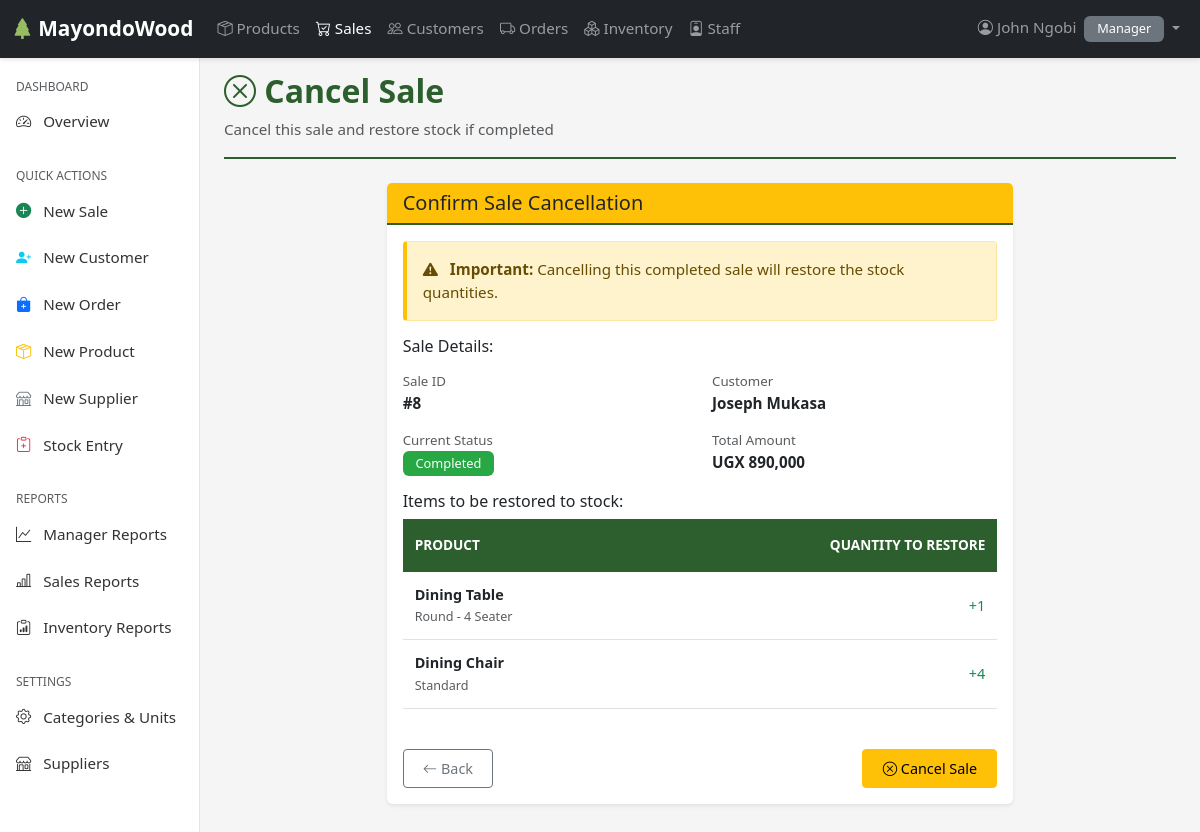
The app's page /sales/8/cancel/ (signed in) with its own data.
### users/models.py (models this page shows, shortened)
class Employee(AbstractUser):
    ROLES = [
        ('SALES', 'Sales'),
        ('INVENTORY', 'Inventory'),
        ('MANAGER', 'Manager'),
    ]
    role = models.CharField(max_length=20, choices=ROLES)
    phone = models.CharField(max_length=15, blank=True, null=True)
    address = models.TextField(blank=True, null=True)
    is_active = models.BooleanField(default=True)
    created_at = models.DateTimeField(auto_now_add=True)
    updated_at = models.DateTimeField(auto_now=True)
    class Meta:
        ordering = ['-date_joined']
        verbose_name = 'Employee'
        verbose_name_plural = 'Employees'

### sales/models.py (models this page shows, shortened)
class Sale(models.Model):
    STATUS_CHOICES = [
        ('PENDING', 'Pending'),
        ('COMPLETED', 'Completed'),
        ('CANCELLED', 'Cancelled'),
    ]
    PAYMENT_METHODS = [
        ('CASH', 'Cash'),
        ('MOBILE_MONEY', 'Mobile Money'),
        ('BANK_TRANSFER', 'Bank Transfer'),
        ('CARD', 'Card Payment'),
    ]
    customer = models.ForeignKey(
        Customer,
        on_delete=models.PROTECT,
        related_name='sales'
    )
    sale_date = models.DateTimeField(auto_now_add=True)
    created_by = models.ForeignKey(
        Employee,
        on_delete=models.SET_NULL,
        null=True,
        related_name='sales_created'
    )
    status = models.CharField(
        max_length=20,
        choices=STATUS_CHOICES,
        default='PENDING'
    )
    payment_method = models.CharField(
        max_length=20,
        choices=PAYMENT_METHODS,
        default='CASH'
    )
    delivery_required = models.BooleanField(
        default=False,
        help_text="Check if customer needs delivery"
    )
    delivery_fee = models.PositiveIntegerField(
        default=0,
        help_text="Automatically calculated as 5% of subtotal if delivery is required (in UGX)"
    )
    notes = models.TextField(blank=True, null=True)
    created_at = models.DateTimeField(auto_now_add=True)
    updated_at = models.DateTimeField(auto_now=True)
    class Meta:
        ordering = ['-sale_date']
        verbose_name = 'Sale'
        verbose_name_plural = 'Sales'
    def calculate_subtotal(self):
        return sum(item.total_price() for item in self.items.all())
    @property
    def subtotal(self):
        """Subtotal of all items (without delivery fee) in UGX"""
        return self.calculate_subtotal()
    @property
    def total(self):
        return self.calculate_subtotal() + self.delivery_fee

class Customer(models.Model):
    first_name = models.CharField(max_length=50)
    last_name = models.CharField(max_length=50)
    email = models.EmailField(blank=True, null=True)
    phone = models.CharField(max_length=15, blank=True, null=True)
    address = models.TextField(blank=True, null=True)
    is_active = models.BooleanField(default=True)
    created_at = models.DateTimeField(auto_now_add=True)
    updated_at = models.DateTimeField(auto_now=True)
    class Meta:
        ordering = ['last_name', 'first_name']
        verbose_name = 'Customer'
        verbose_name_plural = 'Customers'
    @property
    def full_name(self):
        return f'{self.first_name} {self.last_name}'

class SaleItem(models.Model):
    sale = models.ForeignKey(
        Sale,
        related_name='items',
        on_delete=models.CASCADE
    )
    product_variant = models.ForeignKey(
        ProductVariant,
        on_delete=models.PROTECT,
        related_name='sale_items'
    )
    quantity = models.PositiveIntegerField(
        validators=[MinValueValidator(1)]
    )
    unit_price = models.PositiveIntegerField(
        validators=[MinValueValidator(1)],
        help_text="Price per unit at time of sale (in UGX)"
    )
    discount_percentage = models.DecimalField(
        max_digits=5,
        decimal_places=2,
        default=Decimal('0.00'),
        validators=[MinValueValidator(Decimal('0.00'))],
        help_text="Discount percentage (0-99.99)"
    )
    created_at = models.DateTimeField(auto_now_add=True)
    updated_at = models.DateTimeField(auto_now=True)
    class Meta:
        ordering = ['sale', 'id']
        verbose_name = 'Sale Item'
        verbose_name_plural = 'Sale Items'
    @property
    def subtotal(self):
        return self.quantity * self.unit_price
    @property
    def discount_amount(self):
        discount = float(self.subtotal) * (float(self.discount_percentage) / 100)
        return int(round(discount))
    def total_price(self):
        return self.subtotal - self.discount_amount

### products/models.py (models this page shows, shortened)
class ProductVariant(models.Model):
    product = models.ForeignKey(Product, on_delete=models.CASCADE, related_name='variants')
    variant_name = models.CharField(max_length=100)
    price = models.IntegerField(default=0)
    stock_quantity = models.PositiveIntegerField(default=0)
    reorder_level = models.PositiveIntegerField(default=5)
    is_active = models.BooleanField(default=True)
    created_at = models.DateTimeField(auto_now_add=True)
    updated_at = models.DateTimeField(auto_now=True)
    class Meta:
        ordering = ['product__name', 'variant_name']
        unique_together = [['product', 'variant_name']]

class Product(models.Model):
    name = models.CharField(max_length=100)
    category = models.ForeignKey(Category, on_delete=models.PROTECT, related_name='products')
    unit = models.ForeignKey(Unit, on_delete=models.PROTECT, related_name='products')
    supplier = models.ForeignKey('orders.Supplier', on_delete=models.SET_NULL, null=True, blank=True, related_name='products')
    description = models.TextField(blank=True)
    is_active = models.BooleanField(default=True)
    created_at = models.DateTimeField(auto_now_add=True)
    updated_at = models.DateTimeField(auto_now=True)
    class Meta:
        ordering = ['name']
        unique_together = [['name', 'category']]

### sales/views.py (the view, shortened to what this page needs)
# urls.py: path('<int:pk>/cancel/', views.cancel_sale, name='cancel_sale'),
@login_required
@user_passes_test(is_manager, login_url='users:login')
def cancel_sale(request, pk):
    sale = get_object_or_404(Sale, pk=pk)
    if sale.status == 'CANCELLED':
        messages.warning(request, 'This sale is already cancelled.')
        return redirect('sales:sale_detail', pk=pk)
    context = {
        'sale': sale,
        'title': f'Cancel Sale #{sale.id}'
    }
    return render(request, 'sales/confirm_cancel.html', context)

### sales/views.py (called while the page is built)
def is_manager(user):
    return user.is_authenticated and user.role == 'MANAGER'

### sales/templates/sales/confirm_cancel.html (shortened to what this page needs)
{% extends 'base.html' %}
{% load static humanize %}
{% block content %}
<div class="page-header mb-4">
    <h1><i class="bi bi-x-circle"></i> Cancel Sale</h1>
    <p class="text-muted mb-0">Cancel this sale and restore stock if completed</p>
</div>
<div class="row justify-content-center">
    <div class="col-lg-8">
        <div class="card border-warning">
            <div class="card-header bg-warning text-dark">
                <h5 class="mb-0">Confirm Sale Cancellation</h5>
            </div>
            <div class="card-body">
                <div class="alert alert-warning">
                    <i class="bi bi-exclamation-triangle-fill me-2"></i>
                    <strong>Important:</strong>
                    {% if sale.status == 'COMPLETED' %}
                    Cancelling this completed sale will restore the stock quantities.
                    {% else %}
                    This will mark the sale as cancelled.
                    {% endif %}
                </div>
                <h6 class="mb-3">Sale Details:</h6>
                <div class="row mb-3">
                    <div class="col-6">
                        <small class="text-muted d-block">Sale ID</small>
                        <strong>#{{ sale.id }}</strong>
                    </div>
                    <div class="col-6">
                        <small class="text-muted d-block">Customer</small>
                        <strong>{{ sale.customer.full_name }}</strong>
                    </div>
                </div>
                <div class="row mb-3">
                    <div class="col-6">
                        <small class="text-muted d-block">Current Status</small>
                        <span class="badge badge-{{ sale.status|lower }}">{{ sale.get_status_display }}</span>
                    </div>
                    <div class="col-6">
                        <small class="text-muted d-block">Total Amount</small>
                        <strong>UGX {{ sale.total|floatformat:0|intcomma }}</strong>
                    </div>
                </div>
                {% if sale.status == 'COMPLETED' %}
                <h6 class="mb-2">Items to be restored to stock:</h6>
                <div class="table-responsive mb-4">
                    <table class="table table-sm">
                        <thead>
                            <tr>
                                <th>Product</th>
                                <th class="text-end">Quantity to Restore</th>
                            </tr>
                        </thead>
                        <tbody>
                            {% for item in sale.items.all %}
                            <tr>
                                <td>
                                    <strong>{{ item.product_variant.product.name }}</strong>
                                    <br><small class="text-muted">{{ item.product_variant.variant_name }}</small>
                                </td>
                                <td class="text-end">
                                    <span class="text-success">+{{ item.quantity }}</span>
                                </td>
                            </tr>
                            {% endfor %}
                        </tbody>
                    </table>
                </div>
                {% endif %}
                <form method="post">
                    <div class="d-flex justify-content-between">
                        <a href="{% url 'sales:sale_detail' sale.pk %}" class="btn btn-outline-secondary">
                            <i class="bi bi-arrow-left"></i> Back
                        </a>
                        <button type="submit" class="btn btn-warning">
                            <i class="bi bi-x-circle"></i> Cancel Sale
                        </button>
                    </div>
                </form>
            </div>
        </div>
    </div>
</div>
{% endblock %}

### templates/includes/navbar.html (shortened to what this page needs)
{% load static %}
<nav class="navbar navbar-expand-lg navbar-dark bg-dark fixed-top">
    <div class="container-fluid">
        <a class="navbar-brand" href="{% url 'users:dashboard' %}">
            <i class="bi bi-tree-fill"></i> MayondoWood
        </a>
        <div class="collapse navbar-collapse" id="navbarNav">
            <ul class="navbar-nav me-auto">
                <li class="nav-item">
                    <a class="nav-link {% if request.resolver_match.url_name == 'product_list' %}active{% endif %}"
                       href="{% url 'products:product_list' %}">
                        <i class="bi bi-box-seam"></i> Products
                    </a>
                </li>
                {% if user.role in 'MANAGER,SALES' %}
                <li class="nav-item">
                    <a class="nav-link {% if 'sales' in request.path %}active{% endif %}"
                       href="{% url 'sales:sale_list' %}">
                        <i class="bi bi-cart-check"></i> Sales
                    </a>
                </li>
                <li class="nav-item">
                    <a class="nav-link {% if 'customer' in request.path %}active{% endif %}"
                       href="{% url 'sales:customer_list' %}">
                        <i class="bi bi-people"></i> Customers
                    </a>
                </li>
                {% endif %}
                {% if user.role in 'MANAGER,INVENTORY' %}
                <li class="nav-item">
                    <a class="nav-link {% if 'orders' in request.path %}active{% endif %}"
                       href="{% url 'orders:order_list' %}">
                        <i class="bi bi-truck"></i> Orders
                    </a>
                </li>
                <li class="nav-item">
                    <a class="nav-link {% if 'inventory' in request.path %}active{% endif %}"
                       href="{% url 'inventory:stock_list' %}">
                        <i class="bi bi-boxes"></i> Inventory
                    </a>
                </li>
                {% endif %}
                {% if user.role == 'MANAGER' %}
                <li class="nav-item">
                    <a class="nav-link {% if 'staff' in request.path %}active{% endif %}"
                       href="{% url 'users:staff_list' %}">
                        <i class="bi bi-person-badge"></i> Staff
                    </a>
                </li>
                {% endif %}
            </ul>
            <ul class="navbar-nav">
                <li class="nav-item dropdown">
                    <a class="nav-link dropdown-toggle" href="#" id="userDropdown" role="button"
                       data-bs-toggle="dropdown" aria-expanded="false">
                        <i class="bi bi-person-circle"></i> {{ user.get_full_name|default:user.username }}
                        <span class="badge bg-secondary ms-1">{{ user.get_role_display }}</span>
                    </a>
                </li>
            </ul>
        </div>
    </div>
</nav>

### static/css/styles.css (style rules this page uses)
:root { --primary-color: #2c5f2d; --secondary-color: #97bc62; --dark-color: #1a1a1a; --light-color: #f8f9fa; --danger-color: #dc3545; --warning-color: #ffc107; --success-color: #28a745; --info-color: #17a2b8; }
body { font-family: 'Segoe UI', Tahoma, Geneva, Verdana, sans-serif; font-size: 0.95rem; background-color: #f5f5f5; }
.navbar { box-shadow: 0 2px 4px rgba(0,0,0,.1); }
.navbar-brand { font-weight: 600; font-size: 1.3rem; }
.navbar-brand i { color: var(--secondary-color); }
.card { box-shadow: 0 0.125rem 0.25rem rgba(0, 0, 0, 0.075); border: none; margin-bottom: 1.5rem; transition: transform 0.2s ease; }
.card-header { background-color: white; border-bottom: 2px solid var(--primary-color); font-weight: 600; }
.table { font-size: 0.9rem; background-color: white; }
.table thead th { background-color: var(--primary-color); color: white; border: none; font-weight: 600; text-transform: uppercase; font-size: 0.85rem; padding: 1rem 0.75rem; }
.table tbody tr { transition: background-color 0.2s ease; }
.table td { vertical-align: middle; padding: 0.75rem; }
.badge { padding: 0.4rem 0.8rem; font-weight: 500; font-size: 0.8rem; }
.badge-completed { background-color: var(--success-color); }
.btn { font-size: 0.9rem; padding: 0.5rem 1.2rem; border-radius: 0.25rem; transition: all 0.3s ease; }
.alert { border-left: 4px solid; border-radius: 0.25rem; }
.alert-warning { border-left-color: var(--warning-color); background-color: #fff3cd; }
.page-header { padding-bottom: 1rem; margin-bottom: 1.5rem; margin-top: 3rem; border-bottom: 2px solid var(--primary-color); }
.page-header h1 { color: var(--primary-color); font-weight: 700; font-size: 2rem; }

### records on screen
Employee: get_full_name "John Ngobi", role "Manager"
Sale: id "8", customer.full_name "Joseph Mukasa", status "Completed", total "890,000"
SaleItem: product_variant.product.name "Dining Table", product_variant.variant_name "Round - 4 Seater", quantity "1"
SaleItem: product_variant.product.name "Dining Chair", product_variant.variant_name "Standard", quantity "4"
